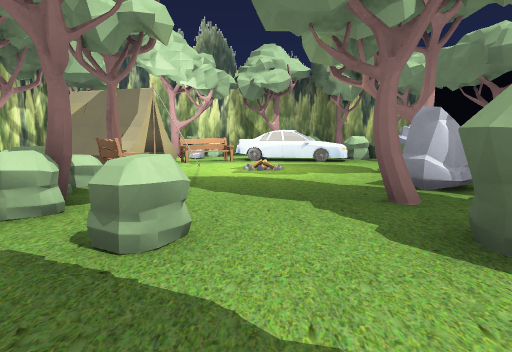
View 1 (above)

18 first-person views from a walk through a 3-D level made in the Godot game engine. The camera is 1.2 m above the floor, tilts 6° down and sees 70° across. The floor is counted in squares, 2 m on a side. Each view is taken from the middle of a square. On the plan, view 1 faces up. The plan holds only what a view shows up to about 10 squares ahead; the rest is blank. The place goes on beyond the plan.

View 2
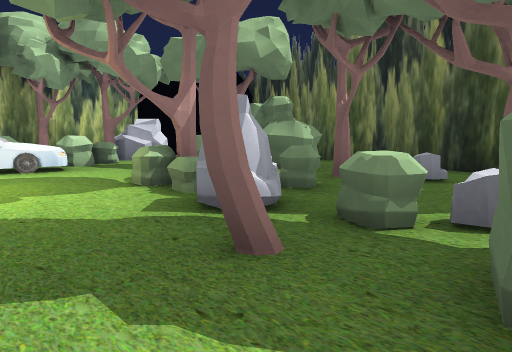

View 3
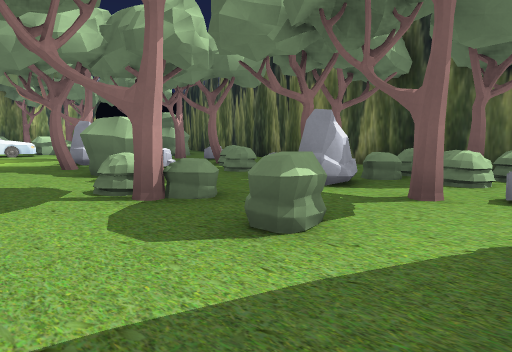

View 4
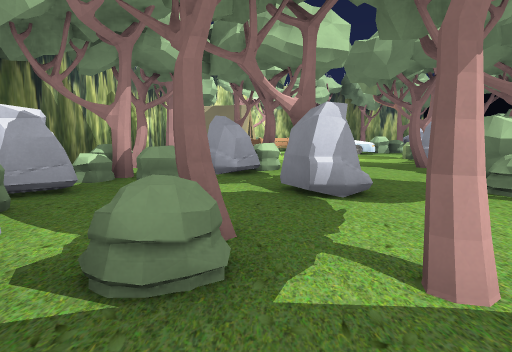

View 5
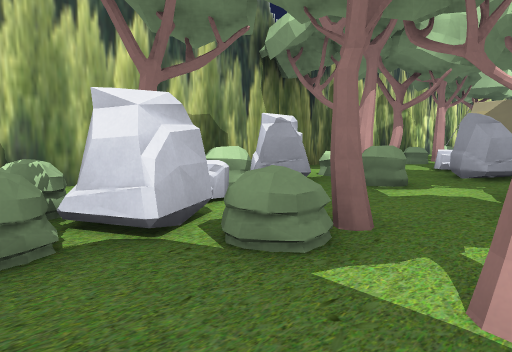

View 6
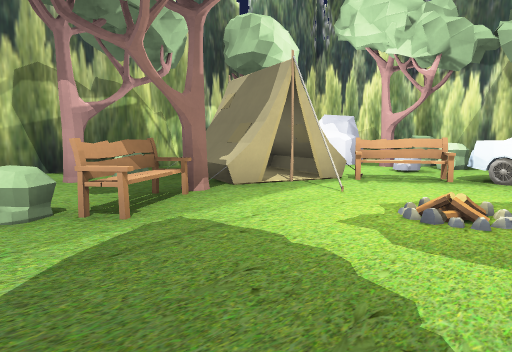

View 7
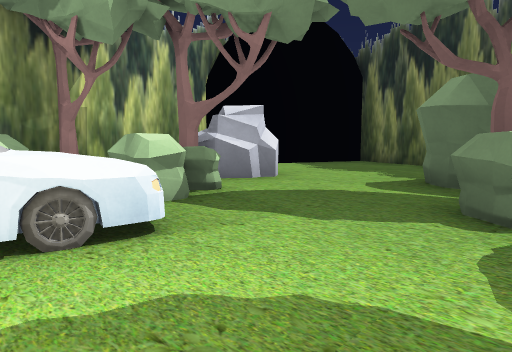

View 8
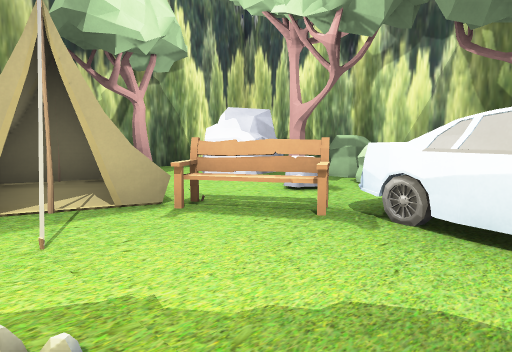

View 9
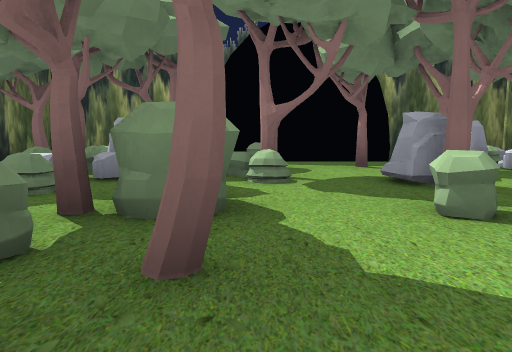

View 10
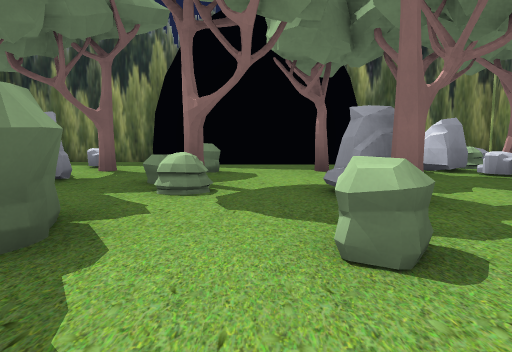

View 11
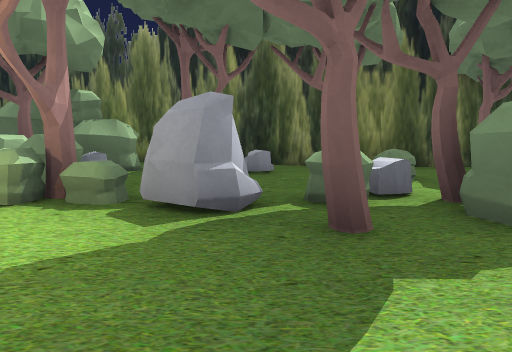

View 12
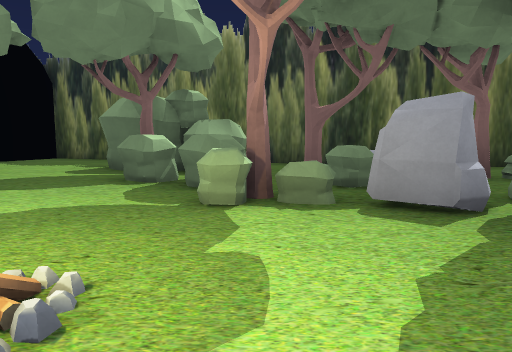

View 13
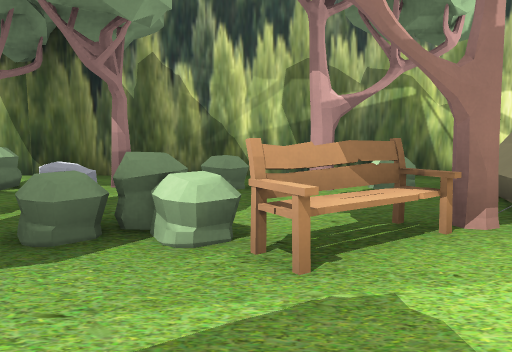

View 14
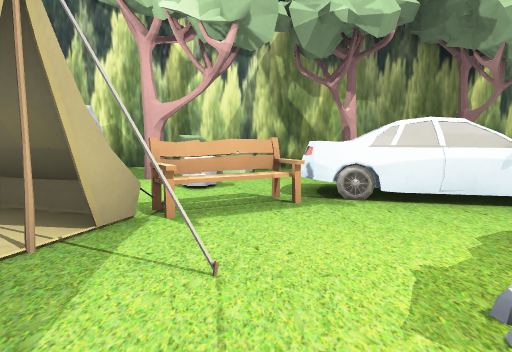

View 15
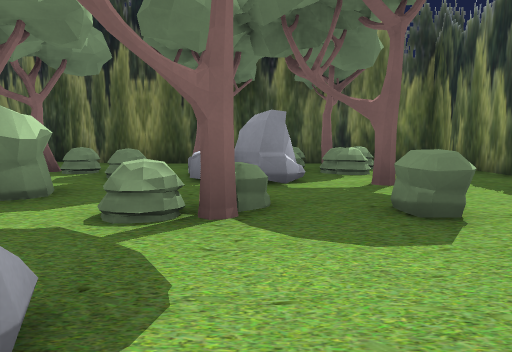

View 16
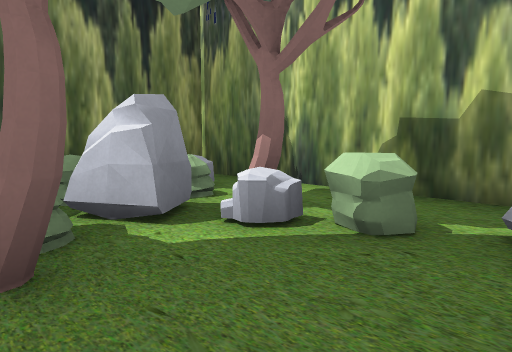

View 17
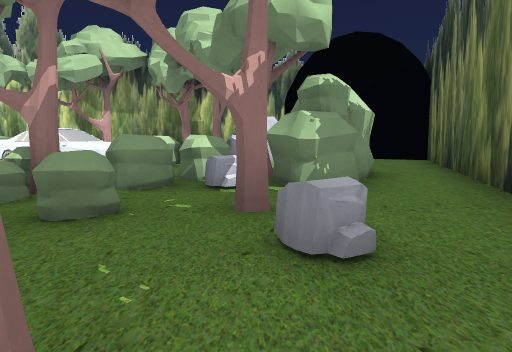

View 18
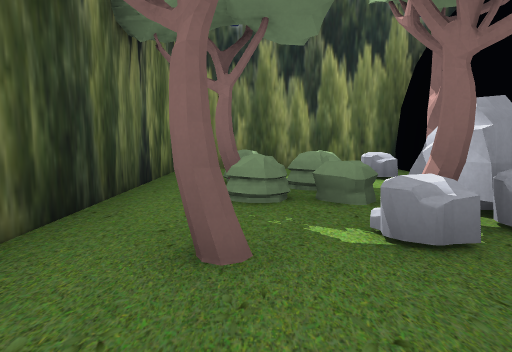

### Floor plan
Points are (right, up) in squares from view 1. A wall is a line through its corners. A room is listed if a view was taken in it or the views show most of it. See-through windows are left out.
Room 1 (views 1, 2, 3, 4, 5, 6, 7, 8, 9, 10, 11, 12, 13, 14, 15, 16, 17, 18)
walls: (-1.3, 7.6) (-1.8, 7.7); (-2.2, 7.5) (-4.4, 8.2); (-2.2, 7.8) (-2.5, 7); (-2.4, 7.7) (-4.2, 8.3); (-2, 8.5) (-2.1, 8.2) (-3.4, 8.7); (-4.3, 8.4) (-3, 7.9); (6.3, 1.4) (9.6, 11.8); (-5.8, 6.1) (-5.8, -5.1) (-2.6, -5.1); (0.8, 13.4) (-4.1, 13.4); (1.6, 13.4) (1, 13.4); (3, 13.4) (2, 13.4); (-5.8, 10.5) (-5.8, 6.3); (0.9, -4.2) (2.2, -4.2); (5.2, 13.4) (3.1, 13.4); (-2.1, -4.2) (-1.2, -4.2); (-4.2, 13.4) (-4.9, 13.4); (-5.8, 12.3) (-5.8, 10.6); (2.3, -5.1) (6.5, -5.1) (6.5, 1.6)
low walls: (-2.8, 7.5) (-4.4, 8)
objects: other object (-5, -4); rock (-5, 0) to (-4, 0); bush (-5, 2); bush (-4, -3); rock (-4, -2); bush (-4, -1); bush (-4, 1); tree (-4, 2); tree (-4, 3); bush (-4, 4) to (-4, 5); tree (-4, 6); bush (-4, 7); tree (-4, 10); rock (-4, 11) to (-4, 12); bush (-3, -4); rock (-3, -3); bush (-3, -2); bush (-3, 1); rock (-3, 2); rock (-3, 3); bush (-3, 4); rock (-3, 11); tree (-2, -2); tree (-2, 3); bush (-2, 4); bush (-2, 5); tree (-2, 6); bench (-2, 9) to (-1, 9); tree (-2, 11); bush (-2, 12); tree (-1, -2); rock (-1, 0); tree (-1, 1); bush (-1, 2); bush (-1, 3); bush (-1, 12); tree (0, -1); car (0, 9) to (2, 10); bush (1, -2); bush (1, -1); bush (1, 0); tree (1, 2); tree (1, 3); tree (1, 13); rock (2, -3); bush (2, 2); bush (2, 3); rock (2, 4) to (2, 5); tree (2, 6); bush (2, 12); tree (3, -3); rock (3, -1); rock (3, 0); bush (3, 1); rock (3, 3); bush (3, 5) to (4, 5); bush (3, 6); bush (3, 7) to (4, 7); bush (3, 10); tree (3, 13); bush (4, -3); bush (4, -2); bush (4, -1); rock (4, 0); bush (4, 2); tree (4, 3); bush (4, 8); tree (4, 11); rock (4, 11) to (5, 12); bush (5, -3); bush (5, -2); tree (5, 0); rock (5, 4); tree (5, 5); rock (5, 7); tree (5, 8); tree (6, -2); bush (6, 7); bush (6, 8); bush (6, 8) to (7, 9)

Positions as (right, up) in squares from view 1, and headings:
1: (0, 0), facing up
2: (0, 2), facing up-right
3: (-1, -4), facing up-right
4: (-2, -4), facing up
5: (-1, -4), facing up-left
6: (1, 4), facing up-left
7: (1, 7), facing up-right
8: (1, 7), facing up-left
9: (1, 5), facing down
10: (0, 4), facing down
11: (-1, 4), facing right
12: (-1, 6), facing right
13: (0, 5), facing left
14: (-1, 6), facing up
15: (-2, -1), facing right
16: (-2, 0), facing down-left
17: (5, 2), facing up
18: (5, 2), facing down
